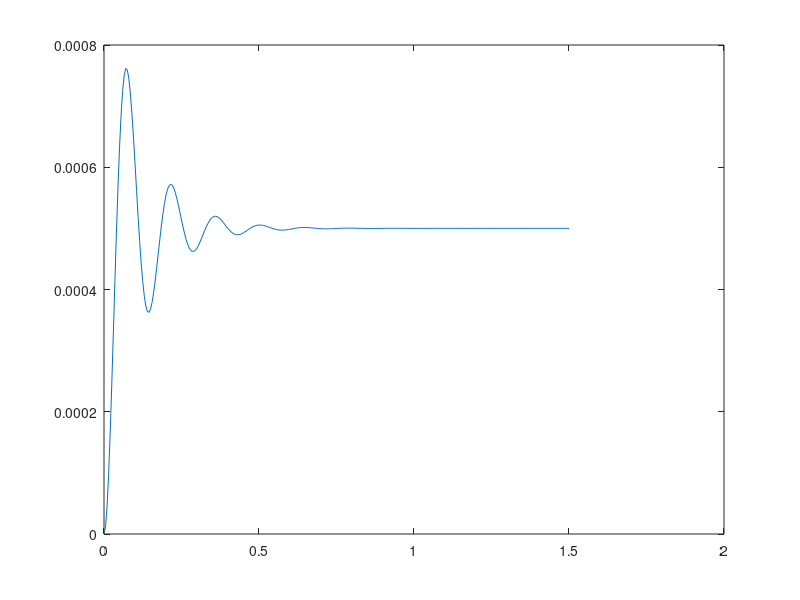

This chart was generated by the following MATLAB code: (Note: this script raises an error after producing the figure.)
%% Hard Disk Design

%% Task 1
% The differential equation of input voltage and head position is given, so
% it is pretty easy to get the open loop transfer function by taking the
% lapalce transform of both side and can easily get 
%
% $$\frac{Y(s)}{U(s)} = \frac{1}{Js^2+bs}$$

%% Task 2
% open loop transfer function is given by multiplying both G1 and G2
%
% $$G1(s)G2(s)=\frac{Km}{(Ls+R)*(Js^2+bs)}=\frac{Km}{LJs^3+Lbs^2+RJs^2+Rbs}$$
s = tf('s');
J = 1;
b = 20;
R = 1;
L = 0.001;
Km = 5;
G1 = Km/(L*s+R)
G2 = 1/(J*s^2+b*s)
openTF = G1*G2
t=[0:0.005:0.5];
y = step(openTF,t);
plot(t,y);
%%
% You can see that if a constant voltage is applied, then the read head
% will moves in a constant speed. And at the begining when the voltage is
% applied, there is a curve, which indicates that the read head is
% accelerating under applied voltage.
% 

%% Task 3a
% The proportional compensator is applied, so that the open loop transfer
% function is given by 
% 
% $$Ka*G1(s)*G2(s)$$
%
% and closed loop transfer function is given by
%
% $$\frac{Ka*G1(s)*G2(s)}{1+Ka*G1(s)*G2(s)}$$
% 
% after plug in G1(s)G2(s) from previous computation, we have
%
% $$\frac{Ka*Km}{LJs^3+(Lb+RJ)s^2+Rbs+KaKm}$$
%
% Try plugging in Ka = 50, we can get the following plot
Ka = 50;
t=[0:0.005:1.5];
ProportionalTF =(Ka*G1*G2)/(1+Ka*G1*G2)
y = step(ProportionalTF, t);
plot(t,y);
%%
% Then applied step when Ka = 400
Ka = 400;
ProportionalTF = (Ka*openTF)/(1+Ka*openTF)
y = step(ProportionalTF, t);
plot(t,y);
%%
% Clearly you can see that the Ka=50 has less over shoot than Ka=400 does.
% This is because for Ka=400, the feedback amplification is too big and
% make system too sensitive.

%% Task 3b
% So when disturbance is Introduced to the system, the disturbance input
% flows into system between G1 and G2.
% So that we can derive the transfer function for disturbance:
%
% $$Tw = \frac{G2(s)}{1+Ka*G1(s)*G2(s)}$$
%
% First plot the response of disturbance in case of Ka = 50
Ka = 50;
Tw = G2/(1+Ka*G1*G2)
y = step(Tw, t);
plot(t,y);

%%
% Then plot the response of disturbance in case of Ka = 400
Ka = 400;
Tw = G2/(1+Ka*G1*G2)
y = step(Tw, t);
plot(t,y);

%% Task 3C
% We can plot overshoot percentage and settling time as a function of Ka,
% and analyze the optiomal Ka for the system

overshoot = [];
settlingTime = [];
maxError = [];
n=[1:100];
t=[0:0.05:0.8];
for  Ka=n
    ProportionalTF = (Ka*openTF)/(1+Ka*openTF);
    y = step(ProportionalTF, t);
    info = stepinfo(y, t, 'SettlingTimeThreshold', 0.02);
    overshoot = [overshoot, info.Overshoot];
    settlingTime = [settlingTime info.SettlingTime];
    
    Tw = G2/(1+Ka*G1*G2);
    y = step(Tw, t);
    maxError = [maxError max(y)];
end
subplot(3,1,1);
plot(n,overshoot);xlabel('Ka');ylabel('Overshoot Percentage');
subplot(3,1,2);
plot(n,settlingTime);xlabel('Ka');ylabel('Settling Time');
subplot(3,1,3);
plot(n,maxError);xlabel('Ka');ylabel('Maximum Error of Disturbance');

%%
% For overshoot less than 5%, Ka is required to be equal or less than 41,
% Ka value that satisfy settling time requirement is more than 100 and is not
% in the graph.
% For disturbance less than 0.005, Ka is required to be equal or bigger than 41
% Clearly, you cannot satisfy three requirements at the same time.

%% Task 4
% The closed loop transfer function in this case would be
%
% $$\frac{KaG1(s)G2(s)}{1+KaH(s)G1(s)G2(s)}$$
%
% So both Ka and Kh are varying, so we can plot a 3-D graph in which x aixs
% is Ka and Y axis is Kh and Z axis is the property under examination like
% Settling Time, Overshoot and disturbance.
% We can find the candidate that sastisfies all three constraints by finding the
% overlap of Ka and Kh values that satisfies three contraints.

[KaRange, KhRange] = meshgrid(55:65, 0:0.01:0.1);
overshootMatrix = [];
settlingTimeMatrix = [];
candidatePairs = [];
t=[0:0.05:0.8];
G12= G1*G2;
for Kh = KhRange(:,1)'
    %overshootArr=[];
    %settlingTimeArr=[];
    for Ka = KaRange(1,:)
        CLTF = (Ka*G12)/(1+Ka*(1+Kh*s)*G12);
        y = step(CLTF, t);
        info = stepinfo(y, t, 'SettlingTimeThreshold', 0.02);
        %overshootArr = [overshootArr, info.Overshoot];
        %settlingTimeArr = [settlingTimeArr, info.SettlingTime];
        Tw = G2/(1+Ka*(1+Kh*s)*G12);
        y = step(Tw,t);
        maxDisturbance = max(y);
        
        if(info.Overshoot <= 5 & info.SettlingTime <0.25 & y<0.005)
            candidatePairs = [candidatePairs; Ka, Kh];
        end
    end
    %overshootMatrix = [overshootMatrix; overshootArr];
    %settlingTimeMatrix = [settlingTimeMatrix; settlingTimeArr];
end
%mesh(KaRange, KhRange, settlingTimeMatrix);
%mesh(KaRange, KhRange, overshootMatrix);
candidatePairs

%%
% We can see that there are bunch of valid pair of Ka and Kh that satisfies
% the design, we can select Ka = 60 and Kh = 0.03 to examine.

Ka = 60; Kh = 0.03;
CLTF = (Ka*G12)/(1+Ka*(1+Kh*s)*G12);
y = step(CLTF, t);
figure(6);
plot(t,y);title('System Step Response');
info = stepinfo(y, t, 'SettlingTimeThreshold', 0.02)


Tw = G2/(1+Ka*(1+Kh*s)*G12);
y = step(Tw,t);
figure(7);
plot(t,y);title('System Step Disturbance Response');
maxDisturbance = max(y)

%%
% So all of the contraints are satisfied.

%% Task 5
% So now the closed loop transfer function becomes
%
% $$CLTF = \frac{F(s)G1(s)G2(s)}{1+F(s)G1(s)G2(s)}$$
%
% where $$F(s)=K1+K3s$$
%
% we can applied the same precedure as previouse task and get the 3-D graph
% of constraints we are evaluating.
%
% we look at settling time first.
openfig('K1-K3 settling time 100x40.fig');
%%
% You can see that when K1 is around 100 and K2 is around 5 to 10, settling
% time is satisfied, then we may take a closer look.
openfig('K1-K3 settling time [95,105]x[1,10].fig');
%%
% So there are couples of K1 K3 pair meet the settling time reqirement,
% take K1=100 and K3=5 for example, it is under 250ms.
% We can also evaluate overshoot around this area.
openfig('K1-K3 overshoot [95,105]x[5,10].fig');
%%
% Observe that K1,K3 = [100 5] has no apparent overshoot.
% Then we examine the disturbance of this area.
openfig('K1-K3 disturbance [95,105]x[5,10].fig');
%%
% You can see that disturbance of K1,K3=[95, 100] meet the requirement.
%
% The following is the code to generate graph.


% [K1Range K3Range] = meshgrid(95:105, 5:10);
% overshootMatrix = [];
% settlingTimeMatrix = [];
% disturbanceMatrix=[];
% candidatePairs = [];
% t=[0:0.2:15];
% G12= G1*G2;
% for K3 = K3Range(:,1)'
%     overshootArr=[];
%     settlingTimeArr=[];
%     disturbanceArr=[];
%     for K1 = K1Range(1,:)
%         CLTF = ((K1+K3*s)*G12)/(1+(K1+K3*s)*G12);
%         y = step(CLTF, t);
%         info = stepinfo(y, t, 'SettlingTimeThreshold', 0.02);
%         overshootArr = [overshootArr, info.Overshoot];
%         settlingTimeArr = [settlingTimeArr, info.SettlingTime];
%         
%         Tw = G2/(1+(K1+K3*s)*G12);
%         y = step(Tw,t);
%         maxDisturbance = max(y);
%         disturbanceArr = [disturbanceArr, maxDisturbance];
%     end
%     overshootMatrix = [overshootMatrix; overshootArr];
%     settlingTimeMatrix = [settlingTimeMatrix; settlingTimeArr];
%     disturbanceMatrix = [disturbanceMatrix; disturbanceArr];
% end
% 
% mesh(K1Range, K3Range, overshootMatrix);xlabel('K1');ylabel('K3');zlabel('Overshoot')
% mesh(K1Range, K3Range, settlingTimeMatrix);xlabel('K1');ylabel('K3');zlabel('SettlingTime')
% mesh(K1Range, K3Range,disturbanceMatrix);xlabel('K1');ylabel('K3');zlabel('Disturbance');view(35,30);

%%
% We can take K1=100 and K3=5, and evaluete it more quantatively.
t=[0:0.01:0.8];
K1=100; K3=5;
CLTF = ((K1+K3*s)*G12)/(1+(K1+K3*s)*G12);
y = step(CLTF, t);
info = stepinfo(y, t, 'SettlingTimeThreshold', 0.02)
plot(t,y);

%%
% We see that there is no overshoot because the K3 term acts as a damping
% factor that prevents the response from overshooting.
Tw = G2/(1+(K1+K3*s)*G12);
y = step(Tw,t);
plot(t,y);
%%
% The disturbance only reaches 2e-3.

%% Task 6A
% According to the spec, the transfer function of spring block is
%
% $$\frac{1}{1+\frac{2\zeta*s}{Wn}+\frac{s^2}{Wn^2}}$$
%
% Where $$\zeta$ is 0.3 and Wn is 18850
Ze = 0.3;
Wn = 18850;
G3 = 1/(1+(2*Ze*s)/Wn+(s/Wn)^2);
t = [0:0.00001:0.002];
y = step(G3,t);
plot(t,y);


%%
% This is expected output, since second order system is introduced, the
% oscillation is due to spring.

%% Task 6B
% The closed loop transfer function becomes
%
% \frac{F(s)G1(s)G2(s)G3(s)}{1+F(s)G1(s)G2(s)G3(s)}
%
% Where $$F(s)=K1+K3s$$
%
% It is found that resonant frequency requirement is met in region where
% K1=40 and K3=1, So we can plot the settling time and overshoot of that
% region and find the candidate pair of K1 and K3.

t = [0:0.05:1];
G123 = G12*G3;

[K1Range K3Range] = meshgrid(35:1:45, 0:0.1:1);
overshootMatrix = [];
settlingTimeMatrix = [];
disturbanceMatrix=[];
candidatePairs = [];
t=[0:0.1:10];
G12= G1*G2;
for K3 = K3Range(:,1)'
    overshootArr=[];
    settlingTimeArr=[];
    disturbanceArr=[];
    for K1 = K1Range(1,:)
        CLTF = ((K1+K3*s)*G123)/(1+(K1+K3*s)*G123);
        y = step(CLTF, t);
        info = stepinfo(y, t, 'SettlingTimeThreshold', 0.02);
        overshootArr = [overshootArr, info.Overshoot];
        settlingTimeArr = [settlingTimeArr, info.SettlingTime];
        
        if(info.Overshoot <= 5 & info.SettlingTime <0.25)
            candidatePairs = [candidatePairs; K1, K3];
        end
    end
    overshootMatrix = [overshootMatrix; overshootArr];
    settlingTimeMatrix = [settlingTimeMatrix; settlingTimeArr];
end
%%
% The overshoot plot around K1=40 and K2=1
figure();
mesh(K1Range, K3Range, overshootMatrix);xlabel('K1');ylabel('K3');zlabel('Overshoot')
%%
% The settling time plot
figure();
mesh(K1Range, K3Range, settlingTimeMatrix);xlabel('K1');ylabel('K3');zlabel('SettlingTime')
%%
% We were able to find some candidates pair of K1 and K3
candidatePairs

%%
% So lucky that we found one. We can take K1 = 45 and K3 = 0.8 and draw the bode plot
K1 = 45;
K3 = 0.8;
t=[0:0.01:1];
CLTF = ((K1+K3*s)*G123)/(1+(K1+K3*s)*G123);
figure();
bode(CLTF);

%%
% and we can get the -3dB frequency 
bandWidth = bandwidth(CLTF)

% The system fulfils the transient requirements
info = stepinfo(y, t, 'SettlingTimeThreshold', 0.02)

%%
% We can also plot the unit step response
y = step(CLTF,t);
figure();
plot(t,y);

%% Task 6C
% It is easy to get Gain margin and phase margin, just with a function call
[GainMargin, PhaseMargin, Wgm, Wpm] = margin(CLTF);
GainMargin
PhaseMargin
